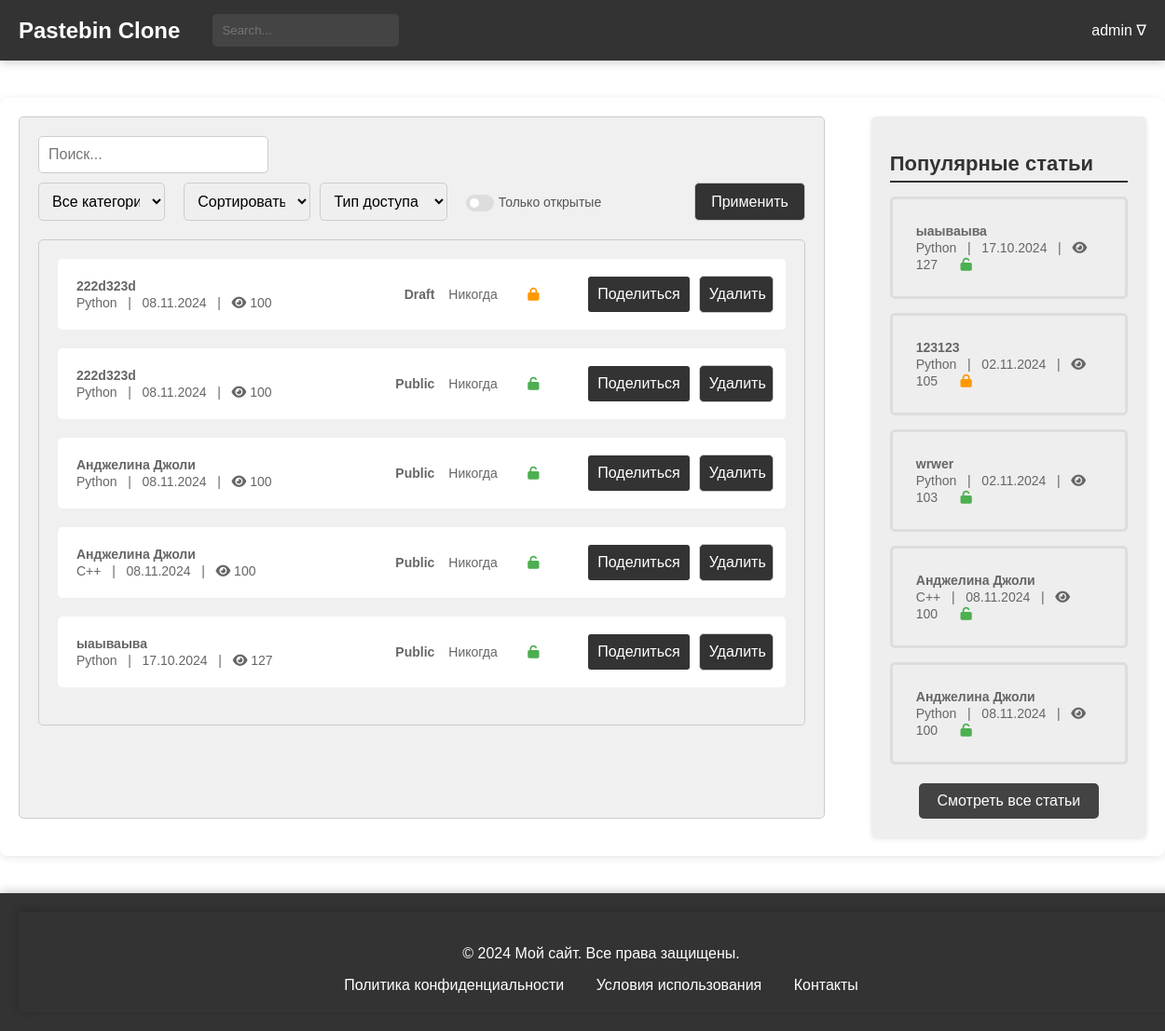
Screenshot of /users/posts/ (signed in) with the database file from the repository.
### users/models.py (models this page shows, shortened)
class CustomUser(AbstractUser):
    bio = models.TextField(blank=True, null=True)
    favorites = models.ManyToManyField('blog.Paste', related_name='favorited_by', blank=True)
    address = models.CharField(max_length=100, blank=True, null=True)
    avatar = models.ImageField(upload_to='avatars/', blank=True, null=True)
    groups = models.ManyToManyField(
        'auth.Group',
        related_name='customuser_set',
        blank=True
    )
    user_permissions = models.ManyToManyField(
        'auth.Permission',
        related_name='customuser_set',
        blank=True
    )
    class Meta:
        verbose_name = "Пользователь"
        verbose_name_plural = "Пользователи"

### blog/models.py (models this page shows, shortened)
class Paste(models.Model):
    ACCESS_STATUS_CHOICES = [
        (0, 'Private'),
        (1, 'Public'),
        (2, 'Draft'),
    ]
    TIME_LIVE_CHOICES = [
        (None, 'Никогда'),
        (timedelta(minutes=2), 'Через 2 минуты'),
        (timedelta(hours=1), 'Через 1 час'),
        (timedelta(days=1), 'Через 1 день'),
        (timedelta(weeks=1), 'Через 1 неделю'),
    ]
    title = models.CharField(max_length=200)
    content = models.TextField()
    author = models.ForeignKey(User, on_delete=models.CASCADE)
    created_at = models.DateTimeField(auto_now_add=True)
    updated_at = models.DateTimeField(auto_now=True)
    slug = models.UUIDField(default=uuid.uuid4, editable=False, unique=True)
    tags = models.ManyToManyField(Tag, related_name='posts')
    category = models.ForeignKey(Category, on_delete=models.SET_NULL, null=True)
    access_status = models.IntegerField(choices=ACCESS_STATUS_CHOICES, default=1)
    time_live = models.DurationField(null=True, blank=True)
    password = models.CharField(max_length=100, null=True, blank=True)
    is_delete_after_read = models.BooleanField(default=False)
    views_count = models.PositiveIntegerField(default=100)
    def get_absolute_url(self):
        return reverse('blog:post-detail', kwargs={'slug': self.slug})
    def get_deletion_date(self):
        if self.time_live:
            deletion_date = timezone.now() + self.time_live
            return deletion_date.strftime('%d.%m.%Y')
        return "Никогда"
    def get_formatted_created_at(self):
        return self.created_at.strftime('%d.%m.%Y')
    class Meta:
        verbose_name = 'Паста'
        verbose_name_plural = 'Паста'

class Category(models.Model):
    name = models.CharField(max_length=30, unique=True)
    parent = models.ForeignKey(
        'self',
        on_delete=models.CASCADE,
        null=True, blank=True,
        related_name='subcategories'
    )
    def __str__(self):
        return self.name
    class Meta:
        verbose_name = 'Категория'
        verbose_name_plural = 'Категории'

### users/views.py (the view)
# urls.py: path('posts/', views.posts_list, name='posts-list'),
@login_required
def posts_list(request):
    user = request.user
    posts = Paste.objects.filter(author=user).order_by('-created_at')
    popular_posts = Paste.objects.order_by('-views_count')[:5]
    categories = Category.objects.all()
    category = request.GET.get('category')
    sort_by = request.GET.get('sort')
    access_status = request.GET.get('access_status')
    has_password = request.GET.get('has_password')
    search_query = request.GET.get('search', '')
    posts = sort_and_filter(posts, category, sort_by, access_status, has_password, search_query)
    return render(request, 'users_posts.html', {
        'posts': posts,
        'popular_posts': popular_posts,
        'categories': categories,
        'selected_category': category,
        'selected_sort': sort_by,
        'has_password': has_password,
        'search_query': search_query
    })

### general/context_processors.py (called while the page is built)
def unread_counts(request):
    if request.user.is_authenticated:
        unread_messages_count = Messages.objects.filter(user=request.user, is_checked=False).count()
        unread_notifications_count = Notifications.objects.filter(user=request.user, is_checked=False).count()
    else:
        unread_messages_count = 0
        unread_notifications_count = 0
    return {
        'unread_messages_count': unread_messages_count,
        'unread_notifications_count': unread_notifications_count,
    }

### users/templates/users_posts.html (shortened to what this page needs)
{% extends 'blog/temps/base.html' %}
{% load static %}
{% block head %}
    <link rel="stylesheet" type="text/css" href="{% static 'css/users_posts.css' %}">
{% endblock %}
{% block content %}
<main>
    <div class="main-container">
        <div class="post-filter">
            <form method="get" action="{% url 'users:posts-list' %}">
                <input type="search" name="search" placeholder="Поиск..." value="{{ search_query }}">
                <div style="display: flex; justify-content: space-between; margin-top: 10px;">
                    <select name="category" style="width: 35%;">
                        <option value="">Все категории</option>
                    </select>
                    <select name="sort" style="width: 35%; margin-left: 20px;">
                        <option value="">Сортировать по</option>
                    </select>
                    <select name="access_status" style="width: 35%; margin-left: 10px;">
                        <option value="">Тип доступа</option>
                    </select>
                    <div class="checkbox-container">
                        <label for="has_password">
                            <span>Только открытые</span>
                            <span></span>
                            <span></span>
                        </label>
                    </div>
                    <button type="submit" style="margin-left: 100px;">Применить</button>
                </div>
            </form>
            <div class="post-list">
                <ul>
                    {% for post in posts %}
                    <li class="post-item">
                        <div class="post-details">
                            <a href="{% url 'blog:post-detail' post.slug %}">
                                <span class="article-title">{{ post.title }}</span>
                                <br>
                                <span class="article-meta">{{ post.category }} &nbsp; | &nbsp; {{ post.get_formatted_created_at }} &nbsp; |  &nbsp;
                                    <i class="fa fa-eye"></i> <span class="view-count">{{post.views_count}}</span></span>
                            </a>
                        </div>
                        <div class="post-actions">
                            <span class="post-status">{{ post.get_access_status_display }}</span>
                            <span class="post-time">{{ post.get_deletion_date }}</span>
                            {% if post.password %}
                            <span><i class="fa fa-lock" aria-hidden="true" style="color: #FF9800;"></i></span>
                            {% else %}
                            <span><i class="fa fa-unlock" aria-hidden="true" style="color: #4CAF50;"></i></span>
                            {% endif %}
                            <button class="post-share-button" onclick="copyToClipboard('{{ post.get_absolute_url }}')">
                                Поделиться
                            </button>
                            <form method="post" action="{% url 'blog:post-delete' post.id %}">
                                <button type="submit">Удалить</button>
                            </form>
                        </div>
                    </li>
                    {% endfor %}
                </ul>
            </div>
        </div>
        {% include 'blog/temps/popular_posts.html' %}
    </div>
</main>
{% endblock %}

### blog/templates/blog/temps/header.html (shortened to what this page needs)
{% load static %}
<head>
    <link rel="stylesheet" type="text/css" href="{% static 'css/header.css' %}">
</head>
<header>
    <div class="header-container">
        <a href="{% url 'blog:index' %}" style='all: unset;'>
            <div class="header-logo">Pastebin Clone</div>
        </a>
        <div class="header-search">
            <form method="get" action="{% url 'blog:posts-check' %}">
                <input type="search" name="search" placeholder="Search..." value="{{ search_query }}">
            </form>
        </div>
        {% if request.user.is_authenticated %}
        <div class="header-auth">
            <span class="dropdown-toggle" style="margin-left: 10px; position: relative;">
                {{ request.user.username }} &#8711;
            </span>
        </div>
        {% else %}
        <div class="header-auth">
            <a href="{% url 'users:login' %}" class="auth-link">Log In /</a>
            <a href="{% url 'users:register' %}" class="auth-link">Sign In</a>
        </div>
        {% endif %}
    </div>
</header>

### blog/templates/blog/temps/popular_posts.html
{% load static %}
<head>
    <link rel="stylesheet" type="text/css" href="{% static 'css/popular_posts.css' %}">
    <link rel="stylesheet" href="https://cdnjs.cloudflare.com/ajax/libs/font-awesome/6.0.0-beta3/css/all.min.css">
</head>
<div class="right-block">
    <h2>Популярные статьи</h2>
    <ul>
        {% for popular_post in popular_posts %}
        <li>
            <a href="{% url 'blog:post-detail' popular_post.slug %}">
                <span class="article-title">{{popular_post.title}}</span>
                <br>
                <span class="article-meta">{{ popular_post.category }} &nbsp; | &nbsp; {{ popular_post.get_formatted_created_at }} &nbsp; |  &nbsp;
                                    <i class="fa fa-eye"></i> <span
                            class="view-count">{{popular_post.views_count}}</span></span>
                {% if popular_post.password %}
                <span><i class="fa fa-lock" aria-hidden="true" style="color: #FF9800;"></i></span>
                {% else %}
                <span><i class="fa fa-unlock" aria-hidden="true" style="color: #4CAF50;"></i></span>
                {% endif %}
            </a>
        </li>
        {% endfor %}
    </ul>
     <div class="all-posts-link">
        <a href="{% url 'blog:posts-check' %}">Смотреть все статьи</a>
    </div>
</div>

### users/static/css/users_posts.css (style rules this page uses)
body { margin: 0; padding: 0; font-family: Arial, sans-serif; }
.main-container { display: flex; justify-content: space-between; max-width: 1400px; margin: 40px auto; padding: 20px; box-shadow: 0 2px 10px rgba(0, 0, 0, 0.1); border-radius: 8px; background-color: #ffffff; }
.right-block { width: 30%; background-color: #eeeeee; padding: 20px; height: auto; border-radius: 5px; margin-left: 50px; }
.post-list ul { list-style: none; padding: 0; margin: 0; }
.post-list li { margin-bottom: 20px; }
.post-list a { display: block; padding: 10px; background-color: #fff; border-radius: 5px; text-decoration: none; color: #333; transition: background-color 0.3s; }
.post-list span { font-size: 14px; color: #666; }
.post-filter { background-color: #f0f0f0; padding: 20px; border: 1px solid #ccc; border-radius: 5px; margin-bottom: 20px; }
.post-filter form { display: flex; flex-wrap: wrap; justify-content: space-between; }
.post-filter input[type="search"], .post-filter select, .post-filter button[type="submit"] { width: 30%; padding: 10px; font-size: 16px; border: 1px solid #ccc; border-radius: 5px; }
.post-filter button[type="submit"] { background-color: #333; color: #fff; cursor: pointer; margin-left: auto; }
.post-list { background-color: #f0f0f0; border: 1px solid #ccc; border-radius: 5px; margin-top: 20px; padding: 20px; }
.post-item { display: flex; justify-content: space-between; align-items: center; margin-bottom: 20px; background-color: #fff; padding: 10px; border-radius: 5px; transition: background-color 0.3s; }
.post-details { display: flex; flex-direction: column; gap: 10px; }
.post-actions { display: flex; align-items: center; justify-content: space-between; min-width: 350px; }
.post-actions span { margin-right: 15px; }
.post-actions form { display: inline; margin: 0; padding: 0; }
.post-actions button { width: 30%; padding: 10px; font-size: 16px; background-color: #333; color: white; border: none; border-radius: 3px; cursor: pointer; transition: background-color 0.3s; min-width: 80px; }
.post-time { color: #FF9800; min-width: 120px; display: inline-block; }
.post-status { font-weight: bold; color: #4CAF50; }
.post-time { color: #FF9800; }
.right-block h2 { font-size: 22px; font-weight: bold; margin-bottom: 15px; color: #333; border-bottom: 2px solid #333333FF; padding-bottom: 5px; }
.right-block ul { list-style: none; padding: 0; margin: 0; }
.right-block li { margin-bottom: 15px; padding: 10px; border: 3px solid #ddd; border-radius: 5px; transition: background-color 0.3s; }
.right-block a { display: block; padding: 15px; color: #333; text-decoration: none; border-radius: 5px; transition: background-color 0.3s; }
.right-block span { font-size: 14px; color: #666; }
.right-block i { font-size: 14px; margin-right: 5px; }
.article-title { font-weight: bold; font-size: 34px; }
.post-share-button { padding: 5px 15px; background-color: #f44336; color: white; border: none; border-radius: 3px; cursor: pointer; transition: background-color 0.3s; min-width: 80px; margin-right: 10px; }
.post-actions i.fa-lock { color: #FF9800; }
.post-actions i.fa-unlock { color: #4CAF50; }
.post-actions i.fa-lock, .post-actions i.fa-unlock { margin-left: -50px; }
.view-count { margin-left: 0; }
.checkbox-container { margin-left: 20px; display: flex; align-items: center; }
.checkbox-container label { position: relative; display: flex; align-items: center; cursor: pointer; font-size: 18px; color: #555; white-space: nowrap; }
.checkbox-container label span:first-child { position: relative; padding-left: 35px; font-size: 14px; }
.checkbox-container label span:nth-child(2) { position: absolute; left: 0; top: 0; width: 30px; height: 18px; background-color: #ddd; border-radius: 15px; transition: 0.3s; }
.checkbox-container label span:nth-child(3) { position: absolute; left: 4px; top: 4px; width: 10px; height: 10px; background-color: #fff; border-radius: 50%; transition: 0.3s; }

### blog/static/css/footer.css (style rules this page uses)
html, body { height: 100%; margin: 0; }
body { display: flex; flex-direction: column; }
main { flex: 1; }

### rows the page displays
CustomUser: user.username "admin"
Paste: title "222d323d", category "Python", get_formatted_created_at "08.11.2024", views_count "100", access_status "Draft", get_deletion_date "Никогда"
Paste: title "222d323d", category "Python", get_formatted_created_at "08.11.2024", views_count "100", access_status "Public", get_deletion_date "Никогда"
Paste: title "Анджелина Джоли", category "Python", get_formatted_created_at "08.11.2024", views_count "100", access_status "Public", get_deletion_date "Никогда"
Paste: title "Анджелина Джоли", category "С++", get_formatted_created_at "08.11.2024", views_count "100", access_status "Public", get_deletion_date "Никогда"
Paste: title "ыаываыва", category "Python", get_formatted_created_at "17.10.2024", views_count "127", access_status "Public", get_deletion_date "Никогда"
Paste: title "123123", category "Python", get_formatted_created_at "02.11.2024", views_count "105"
Paste: title "wrwer", category "Python", get_formatted_created_at "02.11.2024", views_count "103"
